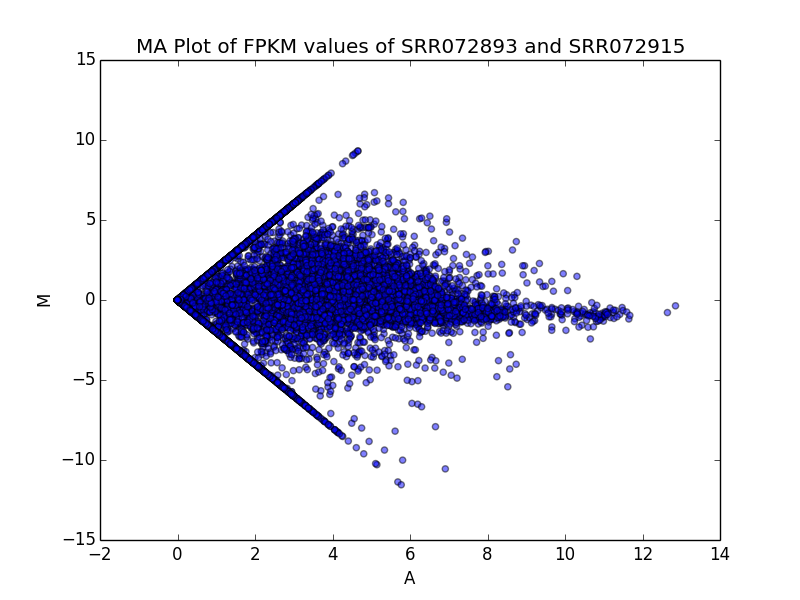

Python code for this plot:
#!/usr/bin/env python

"""
Usage: ./ma_plot.py <x_plot> <y_plot> <prefix>
"""

import sys
import pandas as pd
import matplotlib.pyplot as plt
import numpy as np

x_df = pd.read_csv( sys.argv[1], sep = "\t" )
y_df = pd.read_csv( sys.argv[2], sep = "\t" )

x_log2 = np.log2(x_df["FPKM"]+1)
y_log2 = np.log2(y_df["FPKM"]+1)

m = x_log2 - y_log2
a = 0.5*(x_log2 + y_log2)
print m
print a

# M = log2(R)-log2(G)
# A = 0.5 (log2(R) + log2(G))

plt.figure()
plt.scatter(a,m,alpha = 0.5)

plt.title("MA Plot of FPKM values of SRR072893 and SRR072915")

plt.xlabel("A")
plt.ylabel("M")
plt.savefig(sys.argv[3] + ".png")
plt.close()

